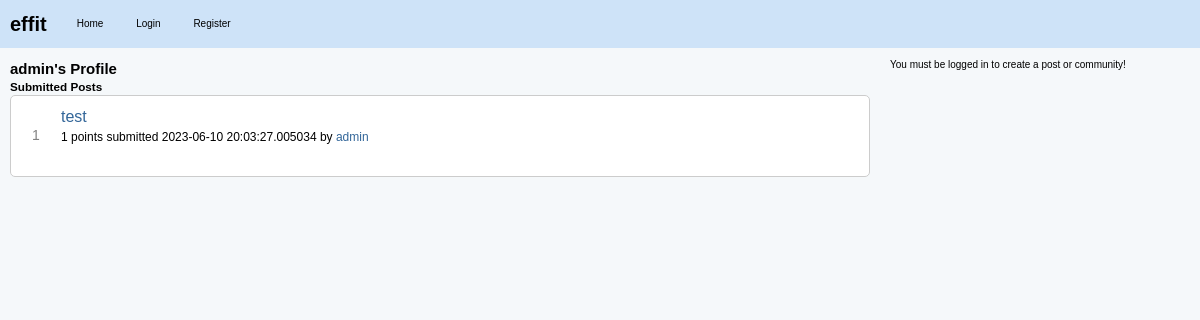
/user/admin/posts, run on an earlier commit of the app's database.
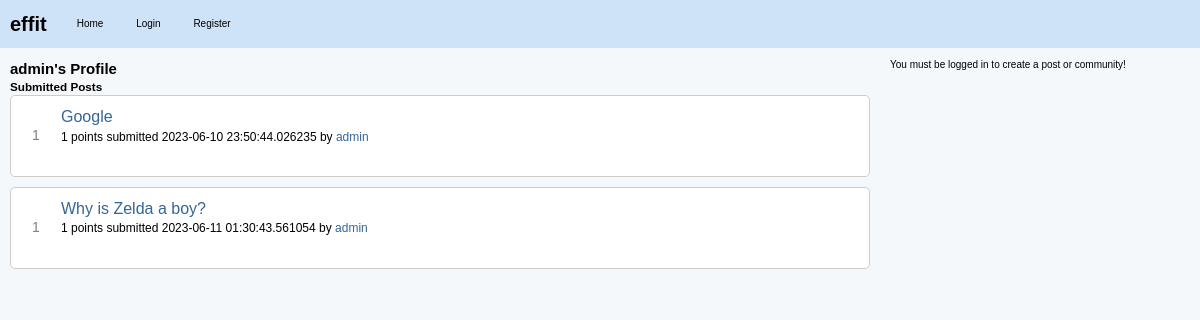
And on a later commit of the database.
### effit.py (models this page shows)
class User(db.Model):
    id = db.Column(db.Integer, primary_key=True)
    username = db.Column(db.String(80), unique=True, nullable=False)
    password = db.Column(db.String(120), nullable=False)
    posts = db.relationship("Post", backref="author", lazy=True)
    communities = db.relationship(
        "Community",
        secondary=community_members,
        backref=db.backref("members", lazy="dynamic"),
    )

class Post(db.Model):
    id = db.Column(db.Integer, primary_key=True)
    title = db.Column(db.String(120), nullable=False)
    content = db.Column(db.Text, nullable=False)
    user_id = db.Column(db.Integer, db.ForeignKey("user.id"), nullable=False)
    created_at = db.Column(db.DateTime, default=datetime.utcnow)
    community_id = db.Column(db.Integer, db.ForeignKey("community.id"), nullable=False)
    upvotes = db.Column(db.Integer, default=0)
    downvotes = db.Column(db.Integer, default=0)
    comments = db.relationship("Comment", backref="post", lazy=True)
    slug = db.Column(db.String(120), nullable=False)
    link = db.Column(db.String(500))
    is_link_post = db.Column(db.Boolean, default=False)
    @property
    def score(self):
        return self.upvotes - self.downvotes

### effit.py (the view)
@app.route("/user/<string:username>/posts")
def user_posts(username):
    user = User.query.filter_by(username=username).first_or_404()
    posts = Post.query.filter_by(user_id=user.id).all()
    upvotes = Vote.query.filter_by(user_id=user.id, vote_value=1).all()
    downvotes = Vote.query.filter_by(user_id=user.id, vote_value=-1).all()
    return render_template(
        "user_profile.html",
        posts=posts,
        user=user,
        upvotes=upvotes,
        downvotes=downvotes,
    )

### templates/user_profile.html (shortened to what this page needs)
{% extends "layout.html" %}
{% block content %}
<div class="user-profile">
    <h2>{{ user.username }}'s Profile</h2>
    <div class="user-posts">
        <h3>Submitted Posts</h3>
        {% for post in posts %}
        <div class="post-item" id="post-{{ post.id }}">
            <div class="post">
                <div class="vote">
                    <span class="score">{{ post.score }}</span>
                </div>
                <div class="post-info">
                    <h3><a class="title may-blank loggedin" href="{{ url_for('post', post_id=post.id) }}">{{ post.title }}</a></h3>
                    <p class="tagline">
                        <span>{{ post.score }} points</span>
                        submitted <time datetime="{{ post.created_at.isoformat() }}">{{ post.created_at }}</time>
                        by <a href="{{ url_for('user_posts', username=user.username) }}" class="author may-blank id-t2_d2kpf">{{ user.username }}</a>
                    </p>
                </div>
            </div>
        </div>
        {% endfor %}
    </div>
</div>
{% endblock %}

### templates/layout.html (shortened to what this page needs)
<html lang="en">
<head>
    <link rel="stylesheet" type="text/css" href="{{ url_for('static', filename='styles.css') }}">
    <link rel="stylesheet" href="https://cdn.jsdelivr.net/npm/simplemde@1.11.2/dist/simplemde.min.css">
</head>
<body>
    <nav>
        <a href="{{ url_for('index') }}" class="logo">effit</a>
        <ul>
            <li><a href="{{ url_for('index') }}">Home</a></li>
            {% if 'username' not in session %}
                <li><a href="{{ url_for('login') }}">Login</a></li>
                <li><a href="{{ url_for('register') }}">Register</a></li>
            {% else %}
                <li><a href="{{ url_for('logout') }}">Logout</a></li>
            {% endif %}
        </ul>
    </nav>
    <main>
        <div id="container">
            <div id="content">
                {% block content %}
                {% endblock %}
            </div>
            <div id="sidebar">
                {% if 'username' in session %}
                <div class="create-form">
                    <form action="{{ url_for('create_post') }}" method="post">
                    {% if community_id %}
                    <input type="hidden" name="community_id" value="{{ community_id }}">
                    {% else %}
                    <input type="hidden" name="community_id" value="{{ default_community_id }}">
                    {% endif %}
                    <input type="submit" value="Create Post">
                    </form>
                </div>
                <hr>
                <div class="create-form">
                    <form action="{{ url_for('create_community') }}" method="get">
                        <input type="submit" value="Create Community">
                    </form>
                </div>
                {% if community_description_markdown %}
                <div id="community-description-markdown" style="display: none;">{{ community_description_markdown | escape }}</div>
                <div id="community-description-html"></div>
                <script>
                    var converter = new showdown.Converter(),
                        text = document.getElementById('community-description-markdown').innerText,
                        html = converter.makeHtml(text);
                    document.getElementById('community-description-html').innerHTML = html;
                </script>
                {% endif %}
                {% else %}
                <p>You must be logged in to create a post or community!</p>
                {% endif %}
            </div>
        </div>
    </main>
</body>
</html>

### static/styles.css (style rules this page uses)
body, ul, ol, li, p, h1, h2, h3, h4, h5, h6, form, fieldset, input, textarea, button { margin: 0; padding: 0; border: 0; }
body { background-color: #f5f8fa; color: #000000; font: normal x-small Arial, sans-serif; font-style: normal; font-variant-caps: normal; font-weight: normal; font-stretch: normal; font-size: x-small; line-height: normal; font-family: verdana, arial, helvetica, sans-serif; font-size-adjust: none; font-kerning: auto; font-optical-sizing: auto; font-variant-alternates: normal; font-variant-east-asian: normal; font-variant-ligatures: normal; font-variant-numeric: normal; font-variant-position: normal; font-language-override: normal; font-feature-settings: normal; font-variation-settings: normal; line-height: 1.4; }
.post, .comment { background-color: #ffffff; margin-bottom: 10px; padding: 10px; border: 1px solid #cccccc; font-size: medium; font-family: Arial,sans-serif; display: flex; align-items: start; border-radius: 5px; }
.post h3, .comment h3 { margin: 0; font-size: 16px; line-height: 1.4; }
.post h3 a, .comment h3 a { color: #336699; text-decoration: none; }
h1, h2, h3, h4, h5, h6 { color: #000000; }
a { color: #336699; text-decoration: none; }
#container { display: flex; }
#sidebar { flex: 0 0 300px; order: 2; }
#content { flex: 1; margin-right: 20px; order: 1; height: 30px; }
nav { background-color: #cee3f8; padding: 10px 0; display: flex; align-items: center; }
nav .logo { font-weight: bold; font-size: 20px; color: #000000; text-decoration: none; margin-right: 20px; margin-left: 10px; }
nav ul { list-style: none; padding: 0; margin: 0; }
nav ul li { display: inline-block; margin-right: 10px; }
nav ul li a { color: #000000; text-decoration: none; padding: 5px 10px; }
main { padding: 10px; }
.post .title { font-size: medium; font-weight: normal; margin-bottom: 1px; margin-bottom: 5px; }
.post p { margin-bottom: 10px; font-size: medium; font-family: Segoe,"PT Sans",Arial,sans-serif; }
.post .tagline { font-size: 12px; }
.vote { display: flex; flex-direction: column; align-items: center; justify-content: center; width: 30px; margin-right: 10px; }
.score { font-size: 14px; color: #828282; }

What changed in the data, as far as the page shows it:
removed Post: score "1", title "test", created_at "2023-06-10 20:03:27.005034", {{ user.username }} "admin"
added Post: score "1", title "Google", created_at "2023-06-10 23:50:44.026235", {{ user.username }} "admin"
added Post: score "1", title "Why is Zelda a boy?", created_at "2023-06-11 01:30:43.561054", {{ user.username }} "admin"
